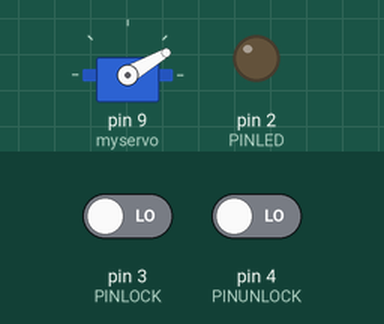
Bench run of a sketch on a simulated Arduino Leonardo, built with avr-gcc and run on an emulated ATmega32U4. Shown: servo, output pins drawn as LEDs (lit = HIGH). Dashed ring = blinking. The test bench sets the inputs (shaded band); at power-on: pin 4 (PINUNLOCK) LOW, pin 3 (PINLOCK) LOW. WiFi joins after 1.5 s; servers stay silent unless stated; uploads are accepted with an empty reply; what the sketch prints to the serial monitor is not drawn.

Above: at 3.7 s.
3.8 s: pin 4 (PINUNLOCK) driven HIGH
At 5.1 s:
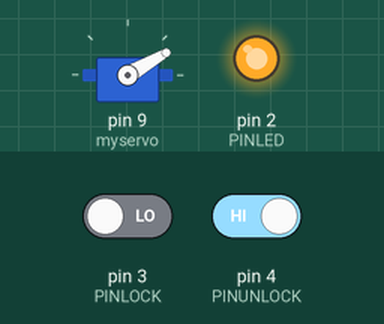
5.4 s: pin 3 (PINLOCK) driven HIGH
At 6.6 s:
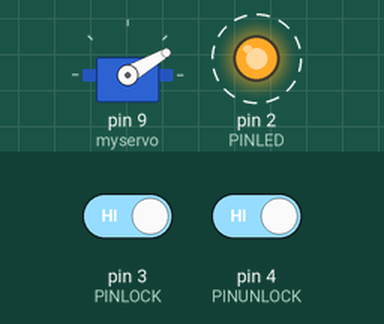
8.4 s: pin 3 (PINLOCK) driven LOW
At 9.5 s:
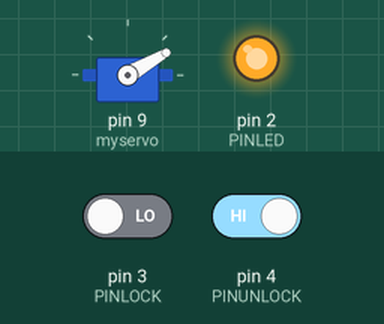
Timing chart, 0 to 11.4 s (numbered marks = the images above; inputs shaded):
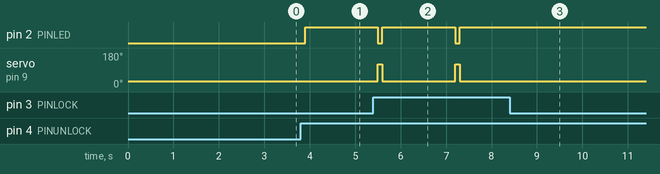

The sketch:

welock_sae_demo.ino
```cpp
#include <SPI.h>
#include <Ethernet.h>
#include <Servo.h>


Servo myservo;  // create servo object to control a servo

// assign a MAC address for the ethernet controller.
// fill in your address here:
byte mac[] = {
  0xDE, 0xAD, 0xBE, 0xEF, 0xFE, 0xED
};

// initialize the library instance:
EthernetClient client;

char server[] = "http://2.1lock.sinaapp.com";

unsigned long lastConnectionTime = 0;             // last time you connected to the server, in milliseconds
const unsigned long postingInterval = 3L * 1000L; // delay between updates, in milliseconds
// the "L" is needed to use long type numbers


#define PINUNLOCK 4
#define PINLOCK 3
#define PINLED 2
boolean IsLock = true;
boolean HaveSendState = true;
unsigned long lastLockTime = 0;


void setup() {
  myservo.attach(9);  // attaches the servo on pin 9 to the servo object
  myservo.write(30);

  pinMode(PINLED, OUTPUT);
  pinMode(PINUNLOCK, INPUT);
  pinMode(PINLOCK, INPUT);

  // start serial port:
  Serial.begin(9600);
//  while (!Serial) {
//    ; // wait for serial port to connect. Needed for Leonardo only
//  }

  // give the ethernet module time to boot up:
  delay(1000);
  // start the Ethernet connection using a fixed IP address and DNS server:
  Ethernet.begin(mac);
  // print the Ethernet board/shield's IP address:
  Serial.print("My IP address: ");
  Serial.println(Ethernet.localIP());
}

void loop() {
  if(IsLock && digitalRead(PINUNLOCK)){
    delay(100);
    if(IsLock && digitalRead(PINUNLOCK)){
      unlock();
    }
  }
  if(!IsLock && digitalRead(PINLOCK)){
    delay(100);
    if(!IsLock && digitalRead(PINLOCK)){
      lock();
    }
  }


  // if there's incoming data from the net connection.
  // send it out the serial port.  This is for debugging
  // purposes only:
  if (client.available()) {
    char c = client.read();
    Serial.write(c);
    if (c == '0'){
      unlock();
    }
//    else if(c == '1'){
//      lock();
//    }
  }

  // if ten seconds have passed since your last connection,
  // then connect again and send data:
  if ((millis() - lastConnectionTime > postingInterval) && (millis() - lastLockTime > postingInterval)) {
    if(HaveSendState && IsLock)
      httpRequest(2);
    else if(!HaveSendState)
      sendLockState();
  }

}

// this method makes a HTTP connection to the server:
void httpRequest(int cmd) {
  // close any connection before send a new request.
  // This will free the socket on the WiFi shield
  client.stop();

  // if there's a successful connection:
  if (client.connect(server, 80)) {
    Serial.println("connecting...");
    // send the HTTP PUT request:
    if (cmd == 2)
      client.println("GET http://2.1lock.sinaapp.com/lockstate?lockticket=gQHj7zoAAAAAAAAAASxodHRwOi8vd2VpeGluLnFxLmNvbS9xLzRFakNwTkhsdnNuSHdVQkdNR1FkAAIENmrhVAMEAAAAAA==&lockadmin=o2dlOs61G3vUWMsJ5Cimh7s-MPkQ&updata=2");
    else if(cmd == 1)
      client.println("GET http://2.1lock.sinaapp.com/lockstate?lockticket=gQHj7zoAAAAAAAAAASxodHRwOi8vd2VpeGluLnFxLmNvbS9xLzRFakNwTkhsdnNuSHdVQkdNR1FkAAIENmrhVAMEAAAAAA==&lockadmin=o2dlOs61G3vUWMsJ5Cimh7s-MPkQ&updata=1");
    else if(cmd == 0)
      client.println("GET http://2.1lock.sinaapp.com/lockstate?lockticket=gQHj7zoAAAAAAAAAASxodHRwOi8vd2VpeGluLnFxLmNvbS9xLzRFakNwTkhsdnNuSHdVQkdNR1FkAAIENmrhVAMEAAAAAA==&lockadmin=o2dlOs61G3vUWMsJ5Cimh7s-MPkQ&updata=0");
    client.println("Host: http://2.1lock.sinaapp.com");
    client.println("User-Agent: arduino-ethernet");
    client.println("Connection: close");
    client.println();

    // note the time that the connection was made:
    lastConnectionTime = millis();
  }
  else {
    // if you couldn't make a connection:
    Serial.println("connection failed");
  }
}

void unlock(void){
  digitalWrite(PINLED, HIGH);
  myservo.write(30);
  IsLock = false;
  lastLockTime = millis();
  HaveSendState = false;
  delay(1500);
}

void lock(void){
  digitalWrite(PINLED, LOW);
  myservo.write(120);
  IsLock = true;
  lastLockTime = millis();
  HaveSendState = false;
}

int sendLockState(void)
{
  if(IsLock)
    httpRequest(1);
  else
    httpRequest(0);
  HaveSendState = true;
}
```

Measured:
- after the input at 3.8 s, pin 2 (PINLED): LOW → HIGH after 0.10 s
- after the input at 5.4 s, pin 2 (PINLED): alternates HIGH for 1.6 s and LOW for 0.10 s, starting after 0.10 s; servo on pin 9 (myservo): alternates 120° for 0.10 s and 30° for 1.6 s, starting after 0.10 s
- after the input at 8.4 s, pin 2 (PINLED): stops changing and stays HIGH; servo on pin 9 (myservo): stops changing and stays 30°
